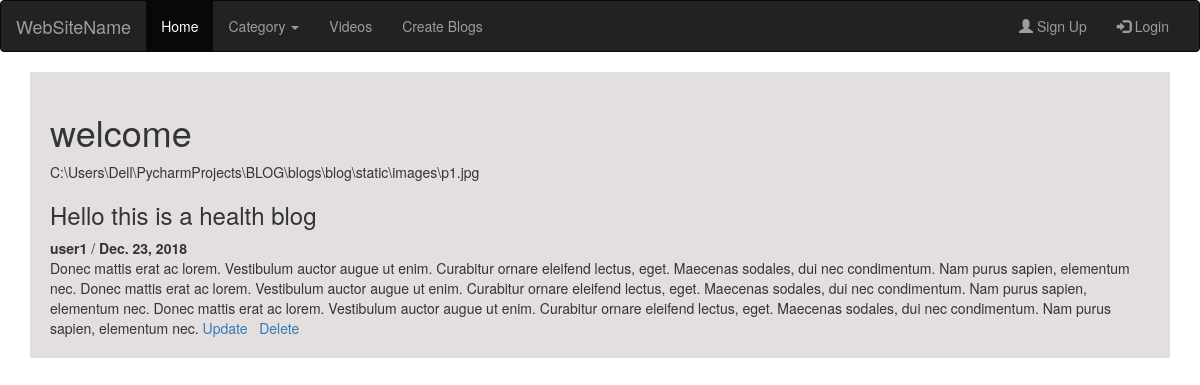
Screenshot of /blogpage/1 with the database file from the repository.
### blogger/models.py (models this page shows, shortened)
class blog_article(models.Model):
    author=models.CharField(max_length=20)
    password=models.CharField(max_length=20)
    category=models.CharField(max_length=20)
    title=models.CharField(max_length=100)
    content=models.TextField()
    image=models.CharField(max_length=100)
    date=models.DateField(auto_now_add=True)

### blogger/views.py (the view)
# urls.py: url(r'(?P<blog_id>\d+)$', views.blog_detail),
def blog_detail(request,blog_id):
    obj=models.blog_article.objects.filter(id=blog_id)
    context={
        'obj':obj
    }
    return render(request,'blog_detail.html',context)

### blogger/templates/blog_detail.html (shortened to what this page needs)
{% extends 'base.html' %}
{% block content %}
<div id="detail">
<h1>welcome</h1>
{% for b in obj %}
 {{ b.image }}
 <h3> {{ b.title }}  </h3>
 <b> {{b.author}} </b> / <b> {{ b.date }} </b><br>
    {{ b.content }}
<a href="#">Update</a>  &nbsp; <a href="#">Delete</a>
</div>
{% endfor %}
{% endblock %}

### blogger/templates/blog_detail.html (style rules this page uses)
#detail { background-color:#e3dfdf; padding:20px; }

### rows the page displays
blog_article: image "C:\\Users\\Dell\\PycharmProjects\\BLOG\\blogs\\blog\\static\\images\\p1.jpg", title "Hello this is a health blog", author "user1", date "Dec. 23, 2018", content "Donec mattis erat ac lorem. Vestibulum auctor augue ut enim. Curabitur ornare eleifend lectus, eget. Maecenas sodales, dui nec condimentum. Nam purus sapien, elementum nec. Donec mattis erat ac lorem. Vestibulum auctor augue ut enim. Curabitur ornare eleifend lectus, eget. Maecenas sodales, dui nec condimentum. Nam purus sapien, elementum nec. Donec mattis erat ac lorem. Vestibulum auctor augue ut enim. Curabitur ornare eleifend lectus, eget. Maecenas sodales, dui nec condimentum. Nam purus sapien, elementum nec."
